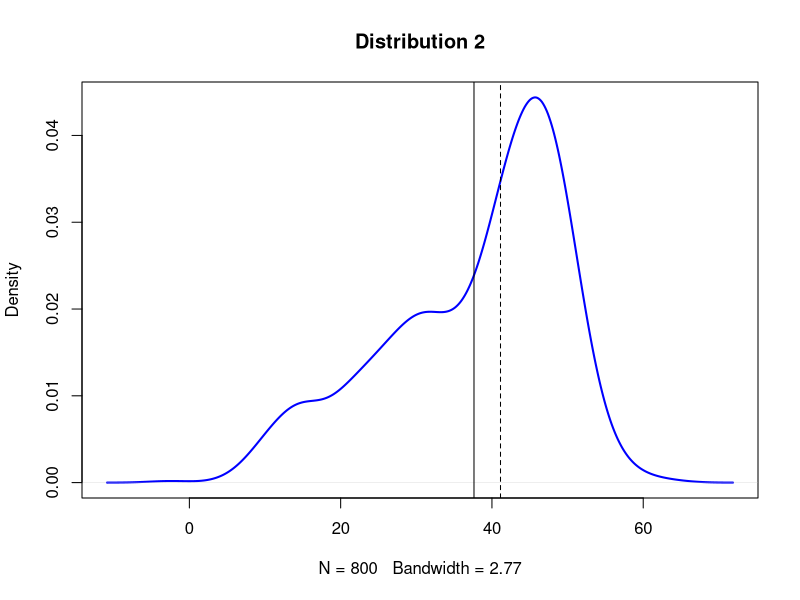
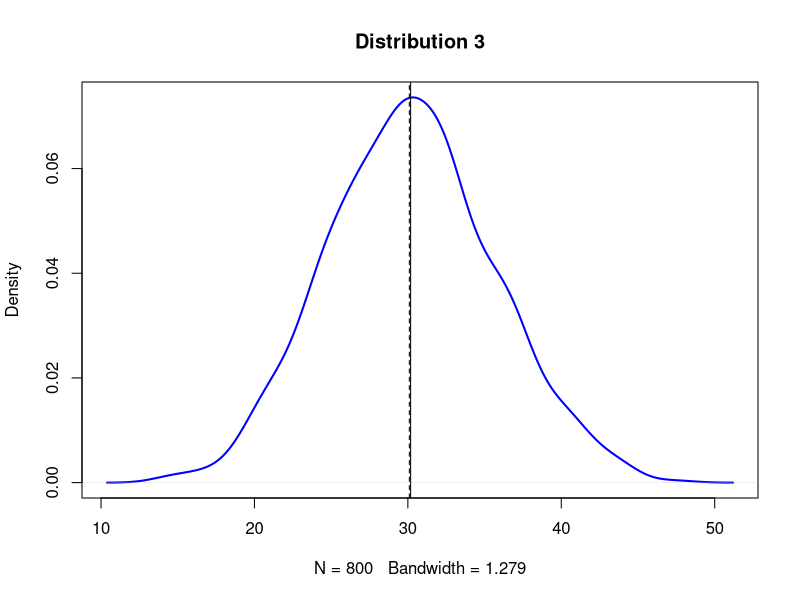
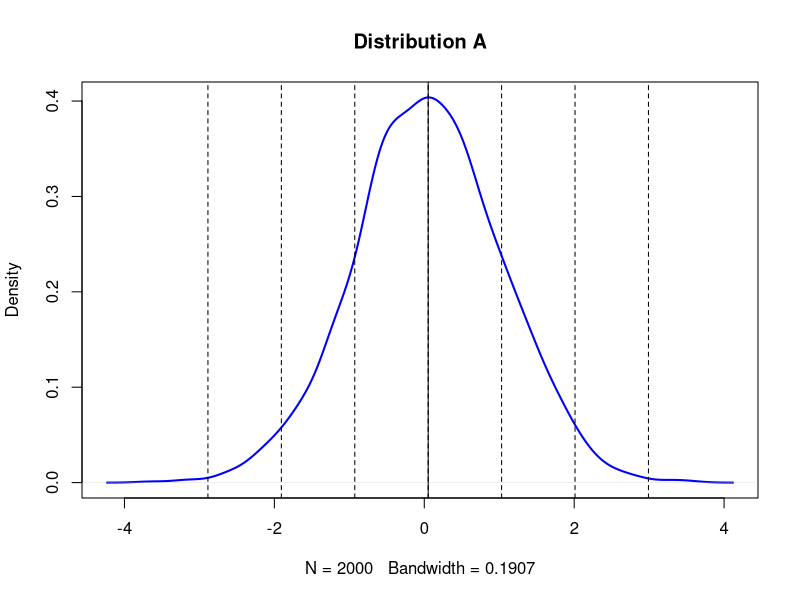
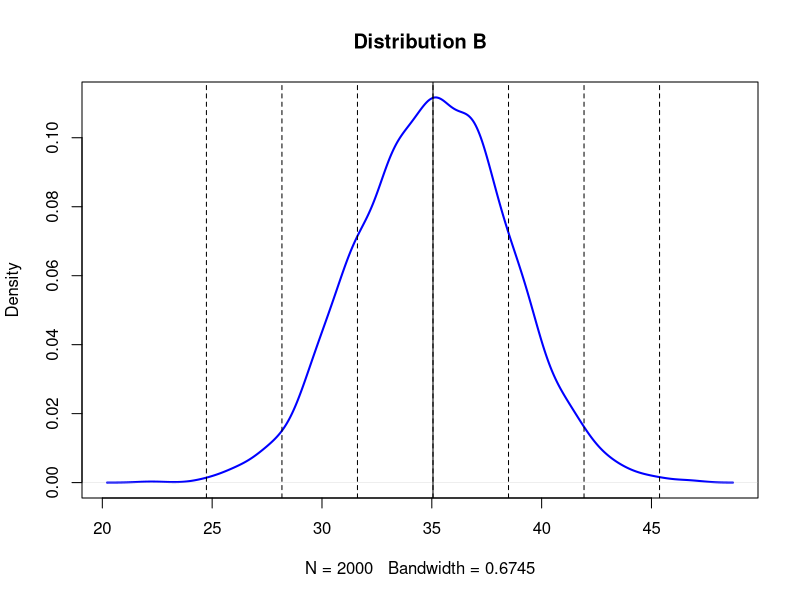
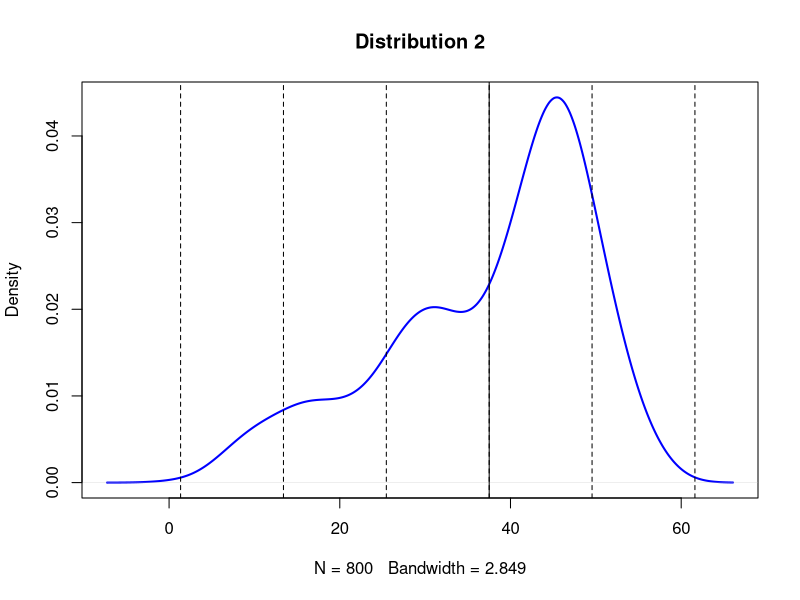
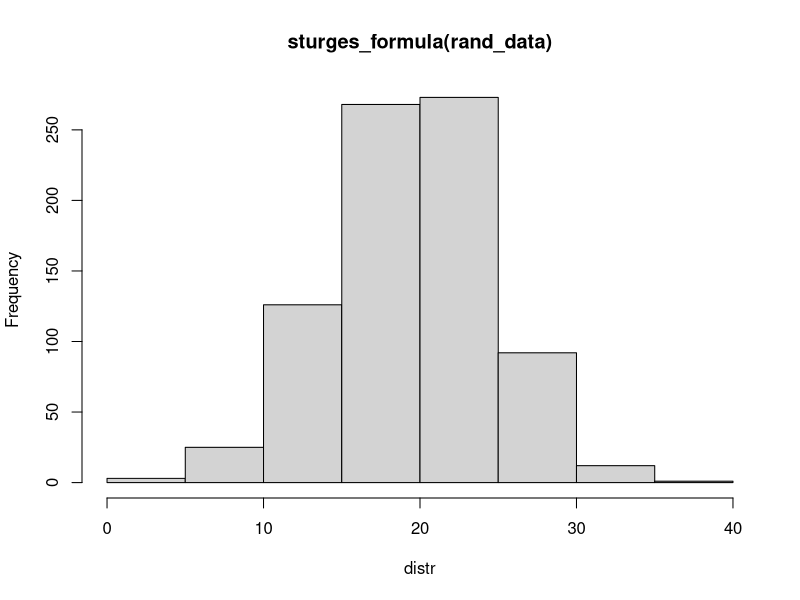
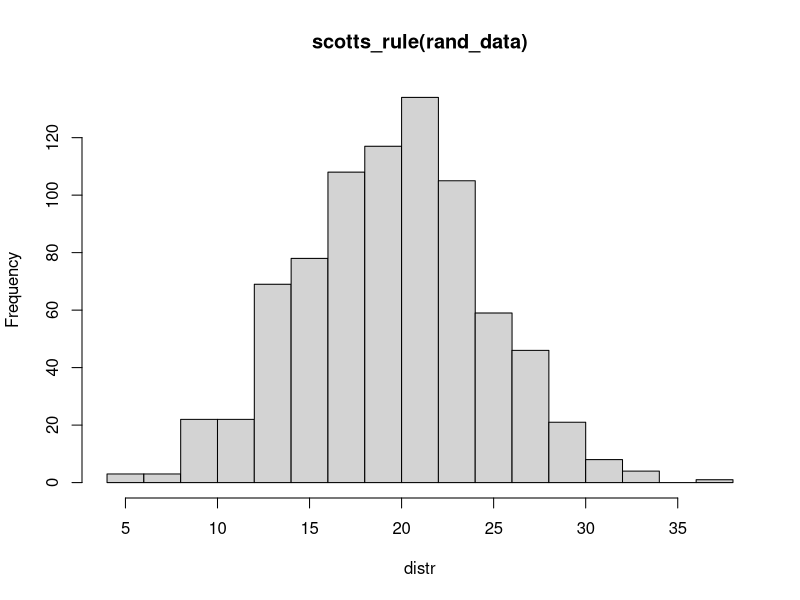
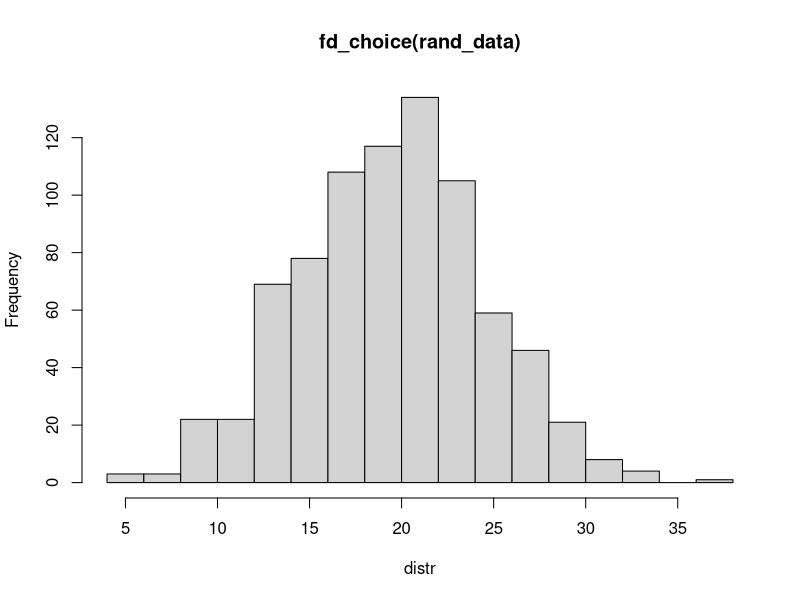

These charts were generated, in order, by the following R code:
#Question 1
#a
# Three normally distributed data sets
d1 <- rnorm(n=100, mean=15, sd=5)
d2 <- rnorm(n=200, mean=30, sd=5)
d3 <- rnorm(n=500, mean=45, sd=5)
# Combining them into a composite dataset
d123 <- c(d1, d2, d3)
# Let’s plot the density function of d123
plot(density(d123), col="blue", lwd=2, main = "Distribution 2")
# Add vertical lines showing mean and median
abline(v=mean(d123))
abline(v=median(d123), lty="dashed")

#b
d4 <- rnorm(800, mean=30, sd=5)
plot(density(d4), col="blue", lwd=2, main = "Distribution 3")
abline(v=mean(d4))
abline(v=median(d4), lty="dashed")

#c
#mean


#Question 2
quartiles_vs_sd <- function(distr, title){
    #plot data distribution, mean + standard deviations lines
    plot(density(distr), col="blue", lwd=2, main = title)
    abline(v=mean(distr))
    abline(v=mean(distr)+(-3:3)*sd(distr), lty="dashed")
    
    #return the distance of each quartile from the mean
    q = quantile(distr, c(0.25, 0.5, 0.75))
    return((q-mean(distr))/sd(distr))
}
#a,b
rdata <- rnorm(2000, 0, 1)
quartiles_vs_sd(rdata, "Distribution A")

#C
rdata1 <- rnorm(2000, 35, 3.5)
quartiles_vs_sd(rdata1, "Distribution B")

#d
d1 <- rnorm(n=100, mean=15, sd=5)
d2 <- rnorm(n=200, mean=30, sd=5)
d3 <- rnorm(n=500, mean=45, sd=5)
d123 <- c(d1, d2, d3)
quartiles_vs_sd(d123, "Distribution 2")

#Question 3
#a

#b
#Sturges' Rule: Log length for number of bins
sturges_formula <- function(distr, title) {
    k = ceiling(log2(length(distr))) + 1
    h = (max(distr) - min(distr))/k
    hist(distr, breaks = k, main=title)
    return(data.frame(k, h))
}

#Scott’s Rule: Standard deviation for bin size
scotts_rule <- function(distr, title) {
    h <- 3.5*sd(distr) / (length(distr)^(1/3))
    k = ceiling((max(distr) - min(distr))/h)
    hist(distr, breaks = k, main=title)
    return(data.frame(k, h))
}

#Freedman-Diaconis Choice: IQR for bin size
fd_choice <- function(distr, title) {
    h <- 2*IQR(distr) / (length(distr)^(1/3))
    k <- ceiling((max(distr) - min(distr))/h)
    hist(distr, breaks = k, main=title)
    return(data.frame(k, h))
}

rand_data <- rnorm(800, mean=20, sd=5)
sturges_formula(rand_data, "sturges_formula(rand_data)")
scotts_rule(rand_data, "scotts_rule(rand_data)")
fd_choice(rand_data, "fd_choice(rand_data)")

#c
out_data <- c(rand_data, runif(10, min=40, max=60))
sturges_formula(out_data, "sturges_formula(out_data)")
scotts_rule(out_data, "scotts_rule(out_data)")
fd_choice(out_data, "fd_choice(out_data)")